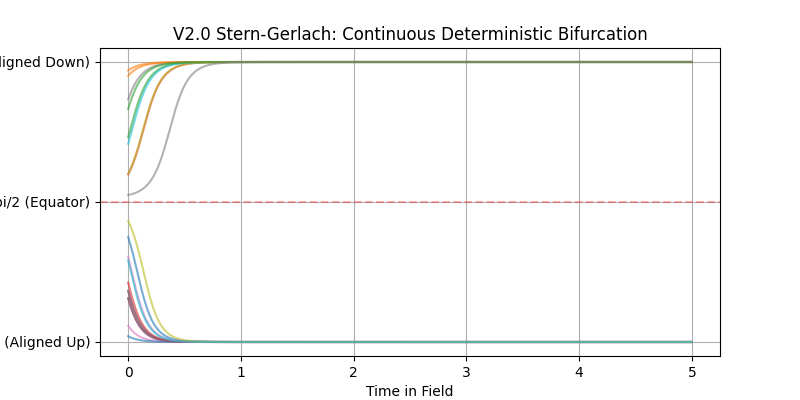

Source code (Python):
import numpy as np
import matplotlib.pyplot as plt
import os

def simulate_bifurcation():
    print("Running V2.0 Stern-Gerlach Kinematic Bifurcation...")
    t = np.linspace(0, 5, 1000)
    dt = t[1] - t[0]
    A, B = 5.0, 0.5
    
    # 20 random starting angles
    np.random.seed(42)
    starting_angles = np.random.uniform(0, np.pi, 20)
    
    plt.figure(figsize=(8, 4))
    
    for angle in starting_angles:
        trajectory = [angle]
        for _ in range(1, len(t)):
            current = trajectory[-1]
            d_theta = (-A * np.sin(2 * current) - B * np.sin(current)) * dt
            trajectory.append(current + d_theta)
        plt.plot(t, trajectory, alpha=0.6)
        
    plt.title("V2.0 Stern-Gerlach: Continuous Deterministic Bifurcation")
    plt.ylabel("Vector Angle (Radians)")
    plt.xlabel("Time in Field")
    plt.yticks([0, np.pi/2, np.pi], ["0 (Aligned Up)", "pi/2 (Equator)", "pi (Aligned Down)"])
    plt.grid(True)
    plt.axhline(np.pi/2, color="red", linestyle="--", alpha=0.3)
    
    save_path = os.path.join(os.path.dirname(__file__), "stern_gerlach.png")
    plt.savefig(save_path)
    print(f"Plot saved to {save_path}")

if __name__ == "__main__":
    simulate_bifurcation()
